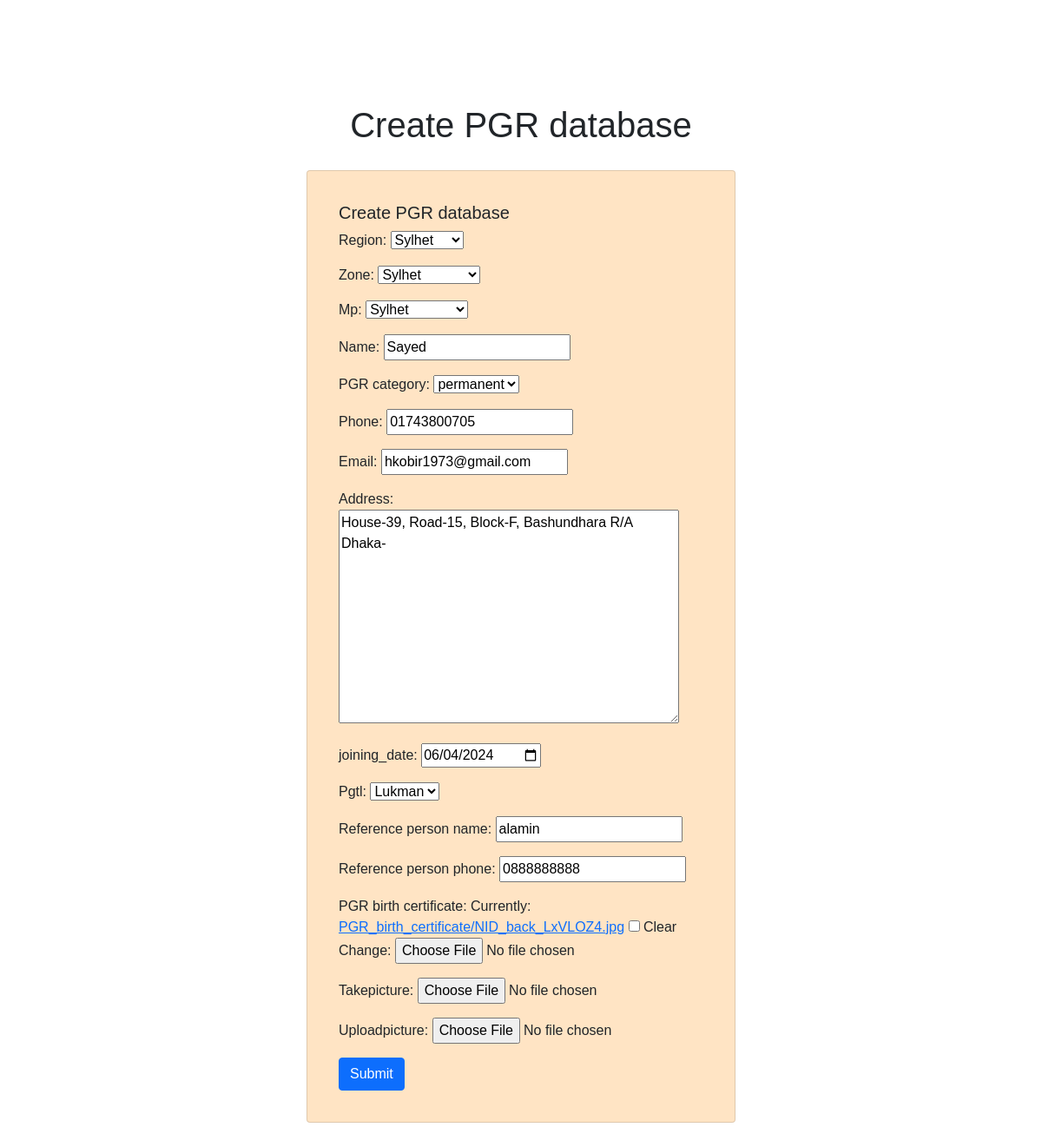
The page /common/update_pgr_database/2/ on the database its author committed.
### common/models.py (models this page shows, shortened)
class PGRdatabase(models.Model):
    region = models.CharField(max_length=100,choices=REGION_CHOICES,null=True,blank=True)
    zone = models.CharField(max_length=100,choices=ZONE_CHOICES,null=True,blank=True)
    mp = models.CharField(max_length=100,choices= MP_CHOICES,null=True,blank=True)
    name = models.CharField(max_length=100)
    pgr_id = models.CharField(max_length=150,null=True, blank=True)
    pgtl = models.ForeignKey(PGTLdatabase,on_delete=models.CASCADE,null=True,blank=True)
    PGR_category_choices=[
        ('adhoc','adhoc'),
        ('permanent','permanent')
    ]
    PGR_category = models.CharField(max_length=100,choices=PGR_category_choices,null=True,blank=True)
    phone = models.CharField(max_length=100)
    email = models.EmailField()
    address = models.TextField()
    PGR_photo = models.ImageField(upload_to='PGR_photo', blank=True, null=True)
    PGR_birth_certificate = models.FileField(upload_to='PGR_birth_certificate',blank=True, null=True)
    joining_date=models.DateField(null=True,blank=True)
    PGR_salary = models.DecimalField(max_digits=15,decimal_places=2,null=True,blank=True)
    reference_person_name = models.CharField(max_length=100,null=True,blank=True)
    reference_person_phone = models.CharField(max_length=100,null=True,blank=True)
    created_at = models.DateField(default=timezone.now)

class PGTLdatabase(models.Model):
    region = models.CharField(max_length=100,choices=REGION_CHOICES,null=True,blank=True)
    zone = models.CharField(max_length=100,choices=ZONE_CHOICES,null=True,blank=True)
    mp = models.CharField(max_length=100,choices= MP_CHOICES,null=True,blank=True)
    name = models.CharField(max_length=100)
    pgtl_id = models.CharField(max_length=150,null=True, blank=True)
    phone = models.CharField(max_length=100)
    email = models.EmailField()
    address = models.TextField()
    PGTL_photo = models.ImageField(upload_to='PGTL_photo', blank=True, null=True)
    PGTL_birth_certificate = models.FileField(upload_to='PGTL_birth_certificate',blank=True, null=True)
    joining_date=models.DateField(null=True,blank=True)
    PGTL_salary = models.DecimalField(max_digits=15,decimal_places=2,null=True,blank=True)
    reference_person_name = models.CharField(max_length=100,null=True,blank=True)
    reference_person_phone = models.CharField(max_length=100,null=True,blank=True)
    created_at = models.DateField(default=timezone.now)
    def __str__(self):
        return self.name

### common/views.py (the view)
# urls.py: path('update_pgr_database/<int:pgr_id>/', views.update_pgr_database, name='update_pgr_database'),
def update_pgr_database(request, pgr_id):
    pgr_instance = get_object_or_404(PGRdatabase, id=pgr_id)
    if request.method == 'POST':
        form = PGRForm(request.POST, request.FILES, instance=pgr_instance)
        if form.is_valid():
            form.save()
            messages.success(request, "Entries updated successfully")
            return redirect('common:view_pgr_database')  # Replace 'success_page' with the name of your success page
    else:
        form = PGRForm(instance=pgr_instance)
    return render(request, 'common/update_pgr_database.html', {'form': form, 'pgr_instance': pgr_instance})

### common/forms.py (shortened to what this page needs)
class PGRForm(forms.ModelForm):
    TakePicture = forms.ImageField(required=False, widget=forms.ClearableFileInput(attrs={'accept': 'image/*', 'capture': 'camera'}))
    UploadPicture = forms.ImageField(required=False,widget=forms.ClearableFileInput(attrs={'accept': 'image/*'}))
    joining_date = forms.DateField(label='joining_date', required=False, widget=forms.DateInput(attrs={'type': 'date'}))
    class Meta:
        model = PGRdatabase
        fields = [
            'region', 'zone', 'mp', 'name','PGR_category','phone', 'email',
            'address','joining_date','pgtl','reference_person_name','reference_person_phone', 'PGR_birth_certificate'
        ]

### account/context_processors.py (called while the page is built)
def user_info(request):
    user = request.user
    profile_picture_url = None
    if user.is_authenticated:
        profile_picture_url = user.profile_picture.url if user.profile_picture else None
    return {
        'user_info': user.name if user.is_authenticated else None,
        'profile_picture_url': profile_picture_url
    }

### templates/common/update_pgr_database.html (shortened to what this page needs)
{% extends "base.html" %}
{% load static %}
{% block content %}
    <h1 class ='text-center'>Create PGR database</h1>
    <div class="container-fluid">
        <div class="row row-cols-1 row-cols-md-3">
            <div class="d-none d-md-block col-md-3"></div>
              <div class="col-ms-12 col-md-6">
                <div class="card" style="margin:20px;padding:20px;background-color: bisque;">
                    <div class="card-body">
                        <h5 class="card-title">Create PGR database</h5>
                        <form method="post" enctype="multipart/form-data" id="ticketForm">
                            {{ form.as_p }}
                            <div><button type="submit" class="btn btn-primary">Submit</button></div>
                        </form>
                    </div>
                </div>
            </div>
            <div class="d-none d-md-block col-md-3"></div>
        </div>
    </div>
    <div class="col" style="height:1200px"></div>
{% endblock %}

### templates/base.html (style rules this page uses)
html, body { font-family: Verdana, sans-serif; background: white; }

### templates/common/update_pgr_database.html (style rules this page uses)
html, body { font-family: Verdana, sans-serif; }

### rows shown on the page
PGRdatabase: region "Sylhet", zone "Sylhet", mp "Sylhet", name "Sayed", PGR_category "permanent", phone "01743800705", email "hkobir1973@gmail.com", address "House-39, Road-15, Block-F, Bashundhara R/A Dhaka-", joining_date "06/04/2024", pgtl "Lukman", reference_person_name "alamin", reference_person_phone "0888888888"
